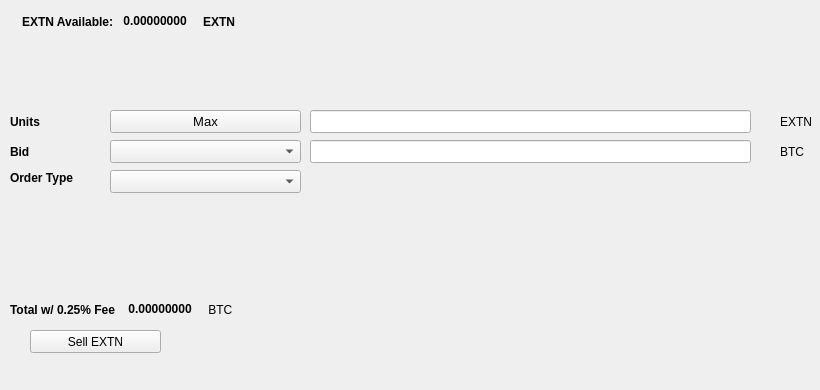
   <widget class="QWidget" name="SellTab">
    <attribute name="title">
     <string>Sell</string>
    </attribute>
    <widget class="QLabel" name="label_16">
     <property name="geometry">
      <rect>
       <x>780</x>
       <y>140</y>
       <width>31</width>
       <height>23</height>
      </rect>
     </property>
     <property name="text">
      <string>BTC</string>
     </property>
    </widget>
    <widget class="QComboBox" name="SellBidcomboBox">
     <property name="geometry">
      <rect>
       <x>110</x>
       <y>140</y>
       <width>191</width>
       <height>23</height>
      </rect>
     </property>
     <property name="font">
      <font>
       <pointsize>10</pointsize>
      </font>
     </property>
    </widget>
    <widget class="QLabel" name="label_18">
     <property name="geometry">
      <rect>
       <x>10</x>
       <y>110</y>
       <width>46</width>
       <height>23</height>
      </rect>
     </property>
     <property name="font">
      <font>
       <weight>75</weight>
       <bold>true</bold>
      </font>
     </property>
     <property name="text">
      <string>Units</string>
     </property>
    </widget>
    <widget class="QPushButton" name="Sell_Max_Amount">
     <property name="geometry">
      <rect>
       <x>110</x>
       <y>110</y>
       <width>191</width>
       <height>23</height>
      </rect>
     </property>
     <property name="font">
      <font>
       <pointsize>10</pointsize>
      </font>
     </property>
     <property name="text">
      <string>Max</string>
     </property>
    </widget>
    <widget class="QLabel" name="label_20">
     <property name="geometry">
      <rect>
       <x>10</x>
       <y>170</y>
       <width>91</width>
       <height>16</height>
      </rect>
     </property>
     <property name="font">
      <font>
       <weight>75</weight>
       <bold>true</bold>
      </font>
     </property>
     <property name="text">
      <string>Order Type</string>
     </property>
    </widget>
    <widget class="QComboBox" name="SellOrdertypeCombo">
     <property name="geometry">
      <rect>
       <x>110</x>
       <y>170</y>
       <width>191</width>
       <height>23</height>
      </rect>
     </property>
     <property name="font">
      <font>
       <pointsize>10</pointsize>
      </font>
     </property>
    </widget>
    <widget class="QLabel" name="label_21">
     <property name="geometry">
      <rect>
       <x>10</x>
       <y>140</y>
       <width>46</width>
       <height>23</height>
      </rect>
     </property>
     <property name="font">
      <font>
       <weight>75</weight>
       <bold>true</bold>
      </font>
     </property>
     <property name="text">
      <string>Bid</string>
     </property>
    </widget>
    <widget class="QLabel" name="label_22">
     <property name="geometry">
      <rect>
       <x>780</x>
       <y>110</y>
       <width>31</width>
       <height>23</height>
      </rect>
     </property>
     <property name="text">
      <string>EXTN</string>
     </property>
    </widget>
    <widget class="QLineEdit" name="UnitsInputEXTN">
     <property name="geometry">
      <rect>
       <x>310</x>
       <y>110</y>
       <width>441</width>
       <height>23</height>
      </rect>
     </property>
     <property name="font">
      <font>
       <pointsize>9</pointsize>
       <weight>75</weight>
       <bold>true</bold>
      </font>
     </property>
    </widget>
    <widget class="QLineEdit" name="SellBidPriceEdit">
     <property name="geometry">
      <rect>
       <x>310</x>
       <y>140</y>
       <width>441</width>
       <height>23</height>
      </rect>
     </property>
     <property name="font">
      <font>
       <pointsize>9</pointsize>
       <weight>75</weight>
       <bold>true</bold>
      </font>
     </property>
    </widget>
    <widget class="QPushButton" name="SellEXTNBTN">
     <property name="geometry">
      <rect>
       <x>30</x>
       <y>330</y>
       <width>131</width>
       <height>23</height>
      </rect>
     </property>
     <property name="text">
      <string>Sell EXTN</string>
     </property>
     <property name="icon">
      <iconset>
       <normaloff>:/icons/bitcoin</normaloff>:/icons/bitcoin</iconset>
     </property>
    </widget>
    <widget class="QWidget" name="layoutWidget3">
     <property name="geometry">
      <rect>
       <x>22</x>
       <y>12</y>
       <width>258</width>
       <height>19</height>
      </rect>
     </property>
     <layout class="QHBoxLayout" name="horizontalLayout">
      <item>
       <widget class="QLabel" name="label232_2">
        <property name="font">
         <font>
          <weight>75</weight>
          <bold>true</bold>
         </font>
        </property>
        <property name="text">
         <string>EXTN Available:</string>
        </property>
       </widget>
      </item>
      <item>
       <widget class="QLabel" name="EXTNAvailableLabel">
        <property name="palette">
         <palette>
          <active>
           <colorrole role="WindowText">
            <brush brushstyle="SolidPattern">
             <color alpha="255">
              <red>0</red>
              <green>0</green>
              <blue>0</blue>
             </color>
            </brush>
           </colorrole>
           <colorrole role="Button">
            <brush brushstyle="SolidPattern">
             <color alpha="255">
              <red>0</red>
              <green>170</green>
              <blue>0</blue>
             </color>
            </brush>
           </colorrole>
           <colorrole role="Light">
            <brush brushstyle="SolidPattern">
             <color alpha="255">
              <red>0</red>
              <green>255</green>
              <blue>0</blue>
             </color>
            </brush>
           </colorrole>
           <colorrole role="Midlight">
            <brush brushstyle="SolidPattern">
             <color alpha="255">
              <red>0</red>
              <green>212</green>
              <blue>0</blue>
             </color>
            </brush>
           </colorrole>
           <colorrole role="Dark">
            <brush brushstyle="SolidPattern">
             <color alpha="255">
              <red>0</red>
              <green>85</green>
              <blue>0</blue>
             </color>
            </brush>
           </colorrole>
           <colorrole role="Mid">
            <brush brushstyle="SolidPattern">
             <color alpha="255">
              <red>0</red>
              <green>113</green>
              <blue>0</blue>
             </color>
            </brush>
           </colorrole>
           <colorrole role="Text">
            <brush brushstyle="SolidPattern">
             <color alpha="255">
              <red>0</red>
              <green>170</green>
              <blue>0</blue>
             </color>
            </brush>
           </colorrole>
           <colorrole role="BrightText">
            <brush brushstyle="SolidPattern">
             <color alpha="255">
              <red>255</red>
              <green>255</green>
              <blue>255</blue>
             </color>
            </brush>
           </colorrole>
           <colorrole role="ButtonText">
            <brush brushstyle="SolidPattern">
             <color alpha="255">
              <red>0</red>
              <green>0</green>
              <blue>0</blue>
             </color>
            </brush>
           </colorrole>
           <colorrole role="Base">
            <brush brushstyle="SolidPattern">
             <color alpha="255">
              <red>255</red>
              <green>255</green>
              <blue>255</blue>
             </color>
            </brush>
           </colorrole>
           <colorrole role="Window">
            <brush brushstyle="SolidPattern">
             <color alpha="255">
              <red>0</red>
              <green>170</green>
              <blue>0</blue>
             </color>
            </brush>
           </colorrole>
           <colorrole role="Shadow">
            <brush brushstyle="SolidPattern">
             <color alpha="255">
              <red>0</red>
              <green>0</green>
              <blue>0</blue>
             </color>
            </brush>
           </colorrole>
           <colorrole role="AlternateBase">
            <brush brushstyle="SolidPattern">
             <color alpha="255">
              <red>127</red>
              <green>212</green>
              <blue>127</blue>
             </color>
            </brush>
           </colorrole>
           <colorrole role="ToolTipBase">
            <brush brushstyle="SolidPattern">
             <color alpha="255">
              <red>255</red>
              <green>255</green>
              <blue>220</blue>
             </color>
            </brush>
           </colorrole>
           <colorrole role="ToolTipText">
            <brush brushstyle="SolidPattern">
             <color alpha="255">
              <red>0</red>
              <green>0</green>
              <blue>0</blue>
             </color>
            </brush>
           </colorrole>
          </active>
          <inactive>
           <colorrole role="WindowText">
            <brush brushstyle="SolidPattern">
             <color alpha="255">
              <red>0</red>
              <green>0</green>
              <blue>0</blue>
             </color>
            </brush>
           </colorrole>
           <colorrole role="Button">
            <brush brushstyle="SolidPattern">
             <color alpha="255">
              <red>0</red>
              <green>170</green>
              <blue>0</blue>
             </color>
            </brush>
           </colorrole>
           <colorrole role="Light">
            <brush brushstyle="SolidPattern">
             <color alpha="255">
              <red>0</red>
              <green>255</green>
              <blue>0</blue>
             </color>
            </brush>
           </colorrole>
           <colorrole role="Midlight">
            <brush brushstyle="SolidPattern">
             <color alpha="255">
              <red>0</red>
              <green>212</green>
              <blue>0</blue>
             </color>
            </brush>
           </colorrole>
           <colorrole role="Dark">
            <brush brushstyle="SolidPattern">
             <color alpha="255">
              <red>0</red>
              <green>85</green>
              <blue>0</blue>
             </color>
            </brush>
           </colorrole>
           <colorrole role="Mid">
            <brush brushstyle="SolidPattern">
             <color alpha="255">
              <red>0</red>
              <green>113</green>
              <blue>0</blue>
             </color>
            </brush>
           </colorrole>
           <colorrole role="Text">
            <brush brushstyle="SolidPattern">
             <color alpha="255">
              <red>0</red>
              <green>170</green>
              <blue>0</blue>
             </color>
            </brush>
           </colorrole>
           <colorrole role="BrightText">
            <brush brushstyle="SolidPattern">
             <color alpha="255">
              <red>255</red>
              <green>255</green>
              <blue>255</blue>
             </color>
            </brush>
           </colorrole>
           <colorrole role="ButtonText">
            <brush brushstyle="SolidPattern">
             <color alpha="255">
              <red>0</red>
              <green>0</green>
              <blue>0</blue>
             </color>
            </brush>
           </colorrole>
           <colorrole role="Base">
            <brush brushstyle="SolidPattern">
             <color alpha="255">
              <red>255</red>
              <green>255</green>
              <blue>255</blue>
             </color>
            </brush>
           </colorrole>
           <colorrole role="Window">
            <brush brushstyle="SolidPattern">
             <color alpha="255">
              <red>0</red>
              <green>170</green>
              <blue>0</blue>
             </color>
            </brush>
           </colorrole>
           <colorrole role="Shadow">
            <brush brushstyle="SolidPattern">
             <color alpha="255">
              <red>0</red>
              <green>0</green>
              <blue>0</blue>
             </color>
            </brush>
           </colorrole>
           <colorrole role="AlternateBase">
            <brush brushstyle="SolidPattern">
             <color alpha="255">
              <red>127</red>
              <green>212</green>
              <blue>127</blue>
             </color>
            </brush>
           </colorrole>
           <colorrole role="ToolTipBase">
            <brush brushstyle="SolidPattern">
             <color alpha="255">
              <red>255</red>
              <green>255</green>
              <blue>220</blue>
             </color>
            </brush>
           </colorrole>
           <colorrole role="ToolTipText">
            <brush brushstyle="SolidPattern">
             <color alpha="255">
              <red>0</red>
              <green>0</green>
              <blue>0</blue>
             </color>
            </brush>
           </colorrole>
          </inactive>
          <disabled>
           <colorrole role="WindowText">
            <brush brushstyle="SolidPattern">
             <color alpha="255">
              <red>0</red>
              <green>85</green>
              <blue>0</blue>
             </color>
            </brush>
           </colorrole>
           <colorrole role="Button">
            <brush brushstyle="SolidPattern">
             <color alpha="255">
              <red>0</red>
              <green>170</green>
              <blue>0</blue>
             </color>
            </brush>
           </colorrole>
           <colorrole role="Light">
            <brush brushstyle="SolidPattern">
             <color alpha="255">
              <red>0</red>
              <green>255</green>
              <blue>0</blue>
             </color>
            </brush>
           </colorrole>
           <colorrole role="Midlight">
            <brush brushstyle="SolidPattern">
             <color alpha="255">
              <red>0</red>
              <green>212</green>
              <blue>0</blue>
             </color>
            </brush>
           </colorrole>
           <colorrole role="Dark">
            <brush brushstyle="SolidPattern">
             <color alpha="255">
              <red>0</red>
              <green>85</green>
              <blue>0</blue>
             </color>
            </brush>
           </colorrole>
           <colorrole role="Mid">
            <brush brushstyle="SolidPattern">
             <color alpha="255">
              <red>0</red>
              <green>113</green>
              <blue>0</blue>
             </color>
            </brush>
           </colorrole>
           <colorrole role="Text">
            <brush brushstyle="SolidPattern">
             <color alpha="255">
              <red>0</red>
              <green>85</green>
              <blue>0</blue>
             </color>
            </brush>
           </colorrole>
           <colorrole role="BrightText">
            <brush brushstyle="SolidPattern">
             <color alpha="255">
              <red>255</red>
              <green>255</green>
              <blue>255</blue>
             </color>
            </brush>
           </colorrole>
           <colorrole role="ButtonText">
            <brush brushstyle="SolidPattern">
             <color alpha="255">
              <red>0</red>
              <green>85</green>
              <blue>0</blue>
             </color>
            </brush>
           </colorrole>
           <colorrole role="Base">
            <brush brushstyle="SolidPattern">
             <color alpha="255">
              <red>0</red>
              <green>170</green>
              <blue>0</blue>
             </color>
            </brush>
           </colorrole>
           <colorrole role="Window">
            <brush brushstyle="SolidPattern">
             <color alpha="255">
              <red>0</red>
              <green>170</green>
              <blue>0</blue>
             </color>
            </brush>
           </colorrole>
           <colorrole role="Shadow">
            <brush brushstyle="SolidPattern">
             <color alpha="255">
              <red>0</red>
              <green>0</green>
              <blue>0</blue>
             </color>
            </brush>
           </colorrole>
           <colorrole role="AlternateBase">
            <brush brushstyle="SolidPattern">
             <color alpha="255">
              <red>0</red>
              <green>170</green>
              <blue>0</blue>
             </color>
            </brush>
           </colorrole>
           <colorrole role="ToolTipBase">
            <brush brushstyle="SolidPattern">
             <color alpha="255">
              <red>255</red>
              <green>255</green>
              <blue>220</blue>
             </color>
            </brush>
           </colorrole>
           <colorrole role="ToolTipText">
            <brush brushstyle="SolidPattern">
             <color alpha="255">
              <red>0</red>
              <green>0</green>
              <blue>0</blue>
             </color>
            </brush>
           </colorrole>
          </disabled>
         </palette>
        </property>
        <property name="font">
         <font>
          <weight>75</weight>
          <bold>true</bold>
         </font>
        </property>
        <property name="text">
         <string> 0.00000000 </string>
        </property>
        <property name="textInteractionFlags">
         <set>Qt::LinksAccessibleByMouse|Qt::TextSelectableByKeyboard|Qt::TextSelectableByMouse</set>
        </property>
       </widget>
      </item>
      <item>
       <widget class="QLabel" name="labelEXTN">
        <property name="font">
         <font>
          <weight>75</weight>
          <bold>true</bold>
         </font>
        </property>
        <property name="text">
         <string>EXTN</string>
        </property>
       </widget>
      </item>
     </layout>
    </widget>
    <widget class="QWidget" name="layoutWidget">
     <property name="geometry">
      <rect>
       <x>10</x>
       <y>300</y>
       <width>268</width>
       <height>19</height>
      </rect>
     </property>
     <layout class="QHBoxLayout" name="horizontalLayout_2">
      <item>
       <widget class="QLabel" name="label_19">
        <property name="font">
         <font>
          <weight>75</weight>
          <bold>true</bold>
         </font>
        </property>
        <property name="text">
         <string>Total w/ 0.25% Fee </string>
        </property>
       </widget>
      </item>
      <item>
       <widget class="QLabel" name="SellCostLabel">
        <property name="palette">
         <palette>
          <active>
           <colorrole role="WindowText">
            <brush brushstyle="SolidPattern">
             <color alpha="255">
              <red>0</red>
              <green>0</green>
              <blue>0</blue>
             </color>
            </brush>
           </colorrole>
           <colorrole role="Button">
            <brush brushstyle="SolidPattern">
             <color alpha="255">
              <red>0</red>
              <green>170</green>
              <blue>0</blue>
             </color>
            </brush>
           </colorrole>
           <colorrole role="Light">
            <brush brushstyle="SolidPattern">
             <color alpha="255">
              <red>0</red>
              <green>255</green>
              <blue>0</blue>
             </color>
            </brush>
           </colorrole>
           <colorrole role="Midlight">
            <brush brushstyle="SolidPattern">
             <color alpha="255">
              <red>0</red>
              <green>212</green>
              <blue>0</blue>
             </color>
            </brush>
           </colorrole>
           <colorrole role="Dark">
            <brush brushstyle="SolidPattern">
             <color alpha="255">
              <red>0</red>
              <green>85</green>
              <blue>0</blue>
             </color>
            </brush>
           </colorrole>
           <colorrole role="Mid">
            <brush brushstyle="SolidPattern">
             <color alpha="255">
              <red>0</red>
              <green>113</green>
              <blue>0</blue>
             </color>
            </brush>
           </colorrole>
           <colorrole role="Text">
            <brush brushstyle="SolidPattern">
             <color alpha="255">
              <red>0</red>
              <green>170</green>
              <blue>0</blue>
             </color>
            </brush>
           </colorrole>
           <colorrole role="BrightText">
            <brush brushstyle="SolidPattern">
             <color alpha="255">
              <red>255</red>
              <green>255</green>
              <blue>255</blue>
             </color>
            </brush>
           </colorrole>
           <colorrole role="ButtonText">
            <brush brushstyle="SolidPattern">
             <color alpha="255">
              <red>0</red>
              <green>0</green>
              <blue>0</blue>
             </color>
            </brush>
           </colorrole>
           <colorrole role="Base">
            <brush brushstyle="SolidPattern">
             <color alpha="255">
              <red>255</red>
              <green>255</green>
              <blue>255</blue>
             </color>
            </brush>
           </colorrole>
           <colorrole role="Window">
            <brush brushstyle="SolidPattern">
             <color alpha="255">
              <red>0</red>
              <green>170</green>
              <blue>0</blue>
             </color>
            </brush>
           </colorrole>
           <colorrole role="Shadow">
            <brush brushstyle="SolidPattern">
             <color alpha="255">
              <red>0</red>
              <green>0</green>
              <blue>0</blue>
             </color>
            </brush>
           </colorrole>
           <colorrole role="AlternateBase">
            <brush brushstyle="SolidPattern">
             <color alpha="255">
              <red>127</red>
              <green>212</green>
              <blue>127</blue>
             </color>
            </brush>
           </colorrole>
           <colorrole role="ToolTipBase">
            <brush brushstyle="SolidPattern">
             <color alpha="255">
              <red>255</red>
              <green>255</green>
              <blue>220</blue>
             </color>
            </brush>
           </colorrole>
           <colorrole role="ToolTipText">
            <brush brushstyle="SolidPattern">
             <color alpha="255">
              <red>0</red>
              <green>0</green>
              <blue>0</blue>
             </color>
            </brush>
           </colorrole>
          </active>
          <inactive>
           <colorrole role="WindowText">
            <brush brushstyle="SolidPattern">
             <color alpha="255">
              <red>0</red>
              <green>0</green>
              <blue>0</blue>
             </color>
            </brush>
           </colorrole>
           <colorrole role="Button">
            <brush brushstyle="SolidPattern">
             <color alpha="255">
              <red>0</red>
              <green>170</green>
              <blue>0</blue>
             </color>
            </brush>
           </colorrole>
           <colorrole role="Light">
            <brush brushstyle="SolidPattern">
             <color alpha="255">
              <red>0</red>
              <green>255</green>
              <blue>0</blue>
             </color>
            </brush>
           </colorrole>
           <colorrole role="Midlight">
            <brush brushstyle="SolidPattern">
             <color alpha="255">
              <red>0</red>
              <green>212</green>
              <blue>0</blue>
             </color>
            </brush>
           </colorrole>
           <colorrole role="Dark">
            <brush brushstyle="SolidPattern">
             <color alpha="255">
              <red>0</red>
              <green>85</green>
              <blue>0</blue>
             </color>
            </brush>
           </colorrole>
           <colorrole role="Mid">
            <brush brushstyle="SolidPattern">
             <color alpha="255">
              <red>0</red>
              <green>113</green>
              <blue>0</blue>
             </color>
            </brush>
           </colorrole>
           <colorrole role="Text">
            <brush brushstyle="SolidPattern">
             <color alpha="255">
              <red>0</red>
              <green>170</green>
              <blue>0</blue>
             </color>
            </brush>
           </colorrole>
           <colorrole role="BrightText">
            <brush brushstyle="SolidPattern">
             <color alpha="255">
              <red>255</red>
              <green>255</green>
              <blue>255</blue>
             </color>
            </brush>
           </colorrole>
           <colorrole role="ButtonText">
            <brush brushstyle="SolidPattern">
             <color alpha="255">
              <red>0</red>
              <green>0</green>
              <blue>0</blue>
             </color>
            </brush>
           </colorrole>
           <colorrole role="Base">
            <brush brushstyle="SolidPattern">
             <color alpha="255">
              <red>255</red>
              <green>255</green>
              <blue>255</blue>
             </color>
            </brush>
           </colorrole>
           <colorrole role="Window">
            <brush brushstyle="SolidPattern">
             <color alpha="255">
              <red>0</red>
              <green>170</green>
              <blue>0</blue>
             </color>
            </brush>
           </colorrole>
           <colorrole role="Shadow">
            <brush brushstyle="SolidPattern">
             <color alpha="255">
              <red>0</red>
              <green>0</green>
              <blue>0</blue>
             </color>
            </brush>
           </colorrole>
           <colorrole role="AlternateBase">
            <brush brushstyle="SolidPattern">
             <color alpha="255">
              <red>127</red>
              <green>212</green>
              <blue>127</blue>
             </color>
            </brush>
           </colorrole>
           <colorrole role="ToolTipBase">
            <brush brushstyle="SolidPattern">
             <color alpha="255">
              <red>255</red>
              <green>255</green>
              <blue>220</blue>
             </color>
            </brush>
           </colorrole>
           <colorrole role="ToolTipText">
            <brush brushstyle="SolidPattern">
             <color alpha="255">
              <red>0</red>
              <green>0</green>
              <blue>0</blue>
             </color>
            </brush>
           </colorrole>
          </inactive>
          <disabled>
           <colorrole role="WindowText">
            <brush brushstyle="SolidPattern">
             <color alpha="255">
              <red>0</red>
              <green>85</green>
              <blue>0</blue>
             </color>
            </brush>
           </colorrole>
           <colorrole role="Button">
            <brush brushstyle="SolidPattern">
             <color alpha="255">
              <red>0</red>
              <green>170</green>
              <blue>0</blue>
             </color>
            </brush>
           </colorrole>
           <colorrole role="Light">
            <brush brushstyle="SolidPattern">
             <color alpha="255">
              <red>0</red>
              <green>255</green>
              <blue>0</blue>
             </color>
            </brush>
           </colorrole>
           <colorrole role="Midlight">
            <brush brushstyle="SolidPattern">
             <color alpha="255">
              <red>0</red>
              <green>212</green>
              <blue>0</blue>
             </color>
            </brush>
           </colorrole>
           <colorrole role="Dark">
            <brush brushstyle="SolidPattern">
             <color alpha="255">
              <red>0</red>
              <green>85</green>
              <blue>0</blue>
             </color>
            </brush>
           </colorrole>
           <colorrole role="Mid">
            <brush brushstyle="SolidPattern">
             <color alpha="255">
              <red>0</red>
              <green>113</green>
              <blue>0</blue>
             </color>
            </brush>
           </colorrole>
           <colorrole role="Text">
            <brush brushstyle="SolidPattern">
             <color alpha="255">
              <red>0</red>
              <green>85</green>
              <blue>0</blue>
             </color>
            </brush>
           </colorrole>
           <colorrole role="BrightText">
            <brush brushstyle="SolidPattern">
             <color alpha="255">
              <red>255</red>
              <green>255</green>
              <blue>255</blue>
             </color>
            </brush>
           </colorrole>
           <colorrole role="ButtonText">
            <brush brushstyle="SolidPattern">
             <color alpha="255">
              <red>0</red>
              <green>85</green>
              <blue>0</blue>
             </color>
            </brush>
           </colorrole>
           <colorrole role="Base">
            <brush brushstyle="SolidPattern">
             <color alpha="255">
              <red>0</red>
              <green>170</green>
              <blue>0</blue>
             </color>
            </brush>
           </colorrole>
           <colorrole role="Window">
            <brush brushstyle="SolidPattern">
             <color alpha="255">
              <red>0</red>
              <green>170</green>
              <blue>0</blue>
             </color>
            </brush>
           </colorrole>
           <colorrole role="Shadow">
            <brush brushstyle="SolidPattern">
             <color alpha="255">
              <red>0</red>
              <green>0</green>
              <blue>0</blue>
             </color>
            </brush>
           </colorrole>
           <colorrole role="AlternateBase">
            <brush brushstyle="SolidPattern">
             <color alpha="255">
              <red>0</red>
              <green>170</green>
              <blue>0</blue>
             </color>
            </brush>
           </colorrole>
           <colorrole role="ToolTipBase">
            <brush brushstyle="SolidPattern">
             <color alpha="255">
              <red>255</red>
              <green>255</green>
              <blue>220</blue>
             </color>
            </brush>
           </colorrole>
           <colorrole role="ToolTipText">
            <brush brushstyle="SolidPattern">
             <color alpha="255">
              <red>0</red>
              <green>0</green>
              <blue>0</blue>
             </color>
            </brush>
           </colorrole>
          </disabled>
         </palette>
        </property>
        <property name="font">
         <font>
          <weight>75</weight>
          <bold>true</bold>
         </font>
        </property>
        <property name="autoFillBackground">
         <bool>false</bool>
        </property>
        <property name="text">
         <string> 0.00000000</string>
        </property>
        <property name="textInteractionFlags">
         <set>Qt::LinksAccessibleByMouse|Qt::TextSelectableByMouse</set>
        </property>
       </widget>
      </item>
      <item>
       <widget class="QLabel" name="label_17">
        <property name="font">
         <font>
          <weight>50</weight>
          <bold>false</bold>
         </font>
        </property>
        <property name="text">
         <string> BTC</string>
        </property>
       </widget>
      </item>
     </layout>
    </widget>
    <widget class="QLabel" name="label_23">
     <property name="geometry">
      <rect>
       <x>460</x>
       <y>300</y>
       <width>281</width>
       <height>81</height>
      </rect>
     </property>
     <property name="text">
      <string/>
     </property>
     <property name="pixmap">
      <pixmap>:/images/bittrex</pixmap>
     </property>
    </widget>
   </widget>
